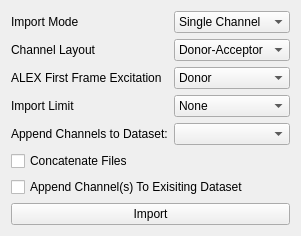
         <widget class="QWidget" name="tab_15">
          <attribute name="title">
           <string>Import Images</string>
          </attribute>
          <layout class="QVBoxLayout" name="verticalLayout_18">
           <item>
            <layout class="QFormLayout" name="formLayout">
             <item row="0" column="0">
              <widget class="QLabel" name="label">
               <property name="text">
                <string>Import Mode</string>
               </property>
              </widget>
             </item>
             <item row="0" column="1">
              <widget class="QComboBox" name="pixseq_import_mode">
               <item>
                <property name="text">
                 <string>Single Channel</string>
                </property>
               </item>
               <item>
                <property name="text">
                 <string>FRET</string>
                </property>
               </item>
               <item>
                <property name="text">
                 <string>Donor</string>
                </property>
               </item>
               <item>
                <property name="text">
                 <string>Acceptor</string>
                </property>
               </item>
               <item>
                <property name="text">
                 <string>ALEX</string>
                </property>
               </item>
               <item>
                <property name="text">
                 <string>DA</string>
                </property>
               </item>
               <item>
                <property name="text">
                 <string>DD</string>
                </property>
               </item>
               <item>
                <property name="text">
                 <string>AA</string>
                </property>
               </item>
               <item>
                <property name="text">
                 <string>AD</string>
                </property>
               </item>
              </widget>
             </item>
             <item row="1" column="0">
              <widget class="QLabel" name="pixseq_channel_layout_label">
               <property name="text">
                <string>Channel Layout</string>
               </property>
              </widget>
             </item>
             <item row="1" column="1">
              <widget class="QComboBox" name="pixseq_channel_layout">
               <item>
                <property name="text">
                 <string>Donor-Acceptor</string>
                </property>
               </item>
               <item>
                <property name="text">
                 <string>Acceptor-Donor</string>
                </property>
               </item>
              </widget>
             </item>
             <item row="2" column="0">
              <widget class="QLabel" name="pixseq_alex_first_frame_label">
               <property name="text">
                <string>ALEX First Frame Excitation</string>
               </property>
              </widget>
             </item>
             <item row="2" column="1">
              <widget class="QComboBox" name="pixseq_alex_first_frame">
               <item>
                <property name="text">
                 <string>Donor</string>
                </property>
               </item>
               <item>
                <property name="text">
                 <string>Acceptor</string>
                </property>
               </item>
              </widget>
             </item>
             <item row="3" column="0">
              <widget class="QLabel" name="label_32">
               <property name="text">
                <string>Import Limit</string>
               </property>
              </widget>
             </item>
             <item row="3" column="1">
              <widget class="QComboBox" name="pixseq_import_limt">
               <item>
                <property name="text">
                 <string>None</string>
                </property>
               </item>
               <item>
                <property name="text">
                 <string>10</string>
                </property>
               </item>
               <item>
                <property name="text">
                 <string>50</string>
                </property>
               </item>
               <item>
                <property name="text">
                 <string>100</string>
                </property>
               </item>
               <item>
                <property name="text">
                 <string>200</string>
                </property>
               </item>
               <item>
                <property name="text">
                 <string>300</string>
                </property>
               </item>
               <item>
                <property name="text">
                 <string>400</string>
                </property>
               </item>
               <item>
                <property name="text">
                 <string>500</string>
                </property>
               </item>
              </widget>
             </item>
             <item row="4" column="1">
              <widget class="QComboBox" name="pixseq_append_dataset"/>
             </item>
             <item row="4" column="0">
              <widget class="QLabel" name="pixseq_append_dataset_label">
               <property name="text">
                <string>Append Channels to Dataset:</string>
               </property>
              </widget>
             </item>
            </layout>
           </item>
           <item>
            <widget class="QCheckBox" name="pixseq_concatenate">
             <property name="text">
              <string>Concatenate Files</string>
             </property>
            </widget>
           </item>
           <item>
            <widget class="QCheckBox" name="pixseq_append">
             <property name="text">
              <string>Append Channel(s) To Exisiting Dataset</string>
             </property>
            </widget>
           </item>
           <item>
            <widget class="QPushButton" name="pixseq_import">
             <property name="text">
              <string>Import</string>
             </property>
            </widget>
           </item>
          </layout>
         </widget>
